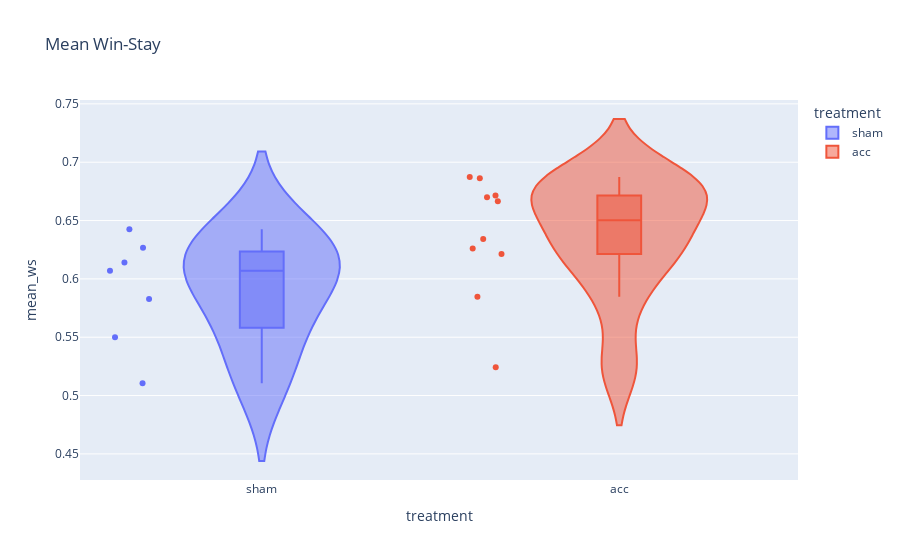

This figure's notebook cell:
### Code cell
px.violin(
    wsls,
    x="treatment",
    y="mean_ws",
    box=True,
    points="all",
    color="treatment",
    category_orders=cat,
    title="Mean Win-Stay"
)

### Figure 1 — Plotly figure (JSON) as saved in the notebook; plotly's stock layout.template omitted (floating-point values rounded to 4 significant figures)
{"data": [{"alignmentgroup": "True", "box": {"visible": true}, "hovertemplate": "treatment=%{x}<br>mean_ws=%{y}<extra></extra>", "legendgroup": "sham", "marker": {"color": "#636efa"}, "name": "sham", "offsetgroup": "sham", "orientation": "v", "points": "all", "scalegroup": "True", "showlegend": true, "type": "violin", "x": ["sham", "sham", "sham", "sham", "sham", "sham", "sham"], "x0": " ", "xaxis": "x", "y": [0.5105, 0.6425, 0.6266, 0.607, 0.5828, 0.6141, 0.55], "y0": " ", "yaxis": "y"}, {"alignmentgroup": "True", "box": {"visible": true}, "hovertemplate": "treatment=%{x}<br>mean_ws=%{y}<extra></extra>", "legendgroup": "acc", "marker": {"color": "#EF553B"}, "name": "acc", "offsetgroup": "acc", "orientation": "v", "points": "all", "scalegroup": "True", "showlegend": true, "type": "violin", "x": ["acc", "acc", "acc", "acc", "acc", "acc", "acc", "acc", "acc", "acc"], "x0": " ", "xaxis": "x", "y": [0.6341, 0.6862, 0.6714, 0.5242, 0.6213, 0.6665, 0.6874, 0.6699, 0.6261, 0.5848], "y0": " ", "yaxis": "y"}], "layout": {"legend": {"title": {"text": "treatment"}, "tracegroupgap": 0}, "title": {"text": "Mean Win-Stay"}, "violinmode": "overlay", "xaxis": {"anchor": "y", "categoryarray": ["sham", "acc"], "categoryorder": "array", "domain": [0, 1], "title": {"text": "treatment"}}, "yaxis": {"anchor": "x", "domain": [0, 1], "title": {"text": "mean_ws"}}}}
